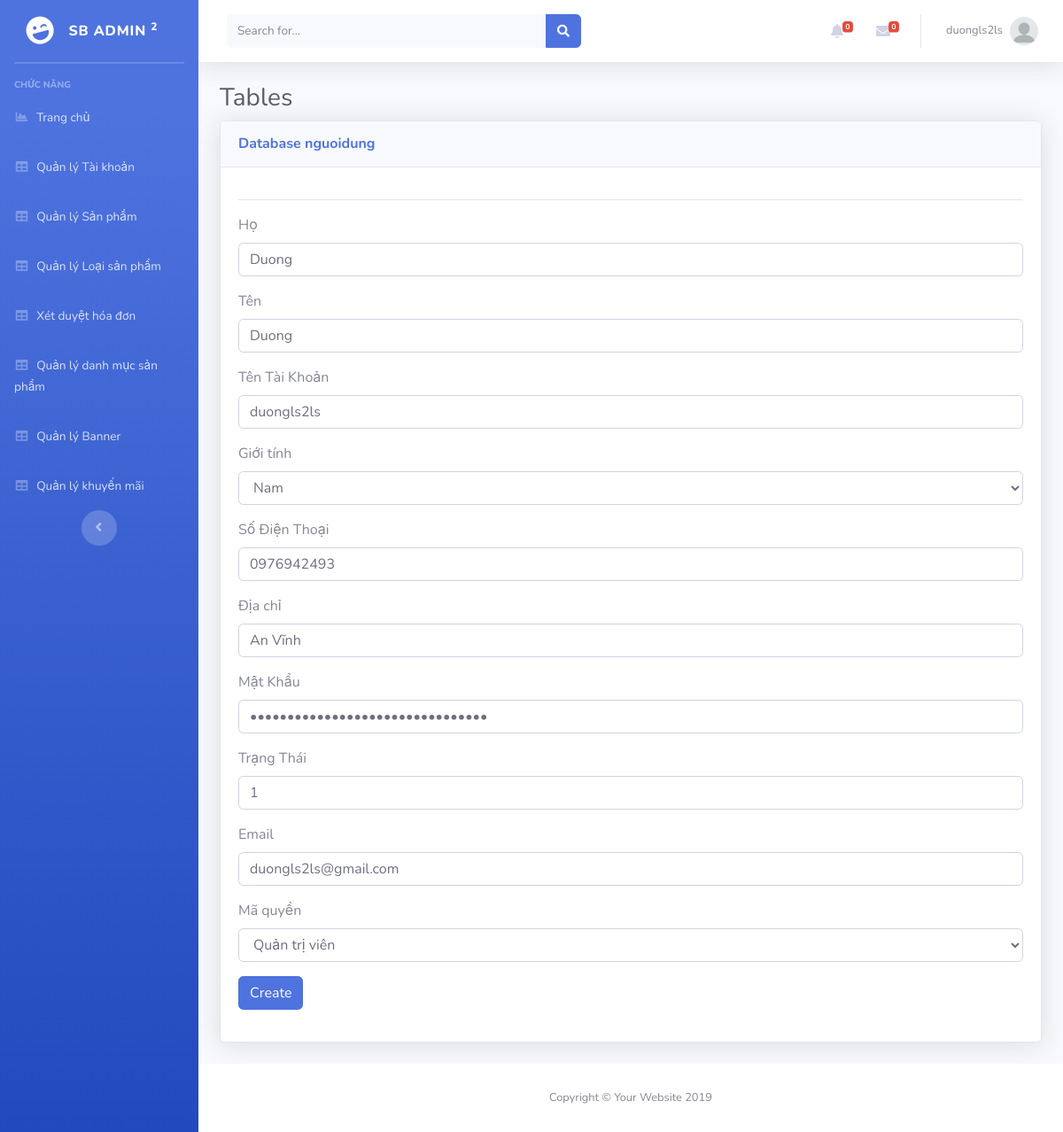
/Admin/index.php?mod=nguoidung&act=edit&id=1 (signed in), run on the app's committed database.
### tables this page shows
CREATE TABLE `nguoidung`  (
  `MaND` int(11) NOT NULL AUTO_INCREMENT,
  `Ho` varchar(20) NOT NULL,
  `Ten` varchar(20) NOT NULL,
  `GioiTinh` varchar(10) NOT NULL,
  `SDT` varchar(20) NULL DEFAULT NULL,
  `Email` varchar(50) NOT NULL,
  `DiaChi` varchar(200) NOT NULL,
  `TaiKhoan` varchar(100) NOT NULL,
  `MatKhau` varchar(100) NOT NULL,
  `MaQuyen` int(11) NOT NULL,
  `TrangThai` int(11) NOT NULL,
  PRIMARY KEY (`MaND`) USING BTREE,
  INDEX `MaQuyen`(`MaQuyen`) USING BTREE,
  CONSTRAINT `nguoidung_ibfk_1` FOREIGN KEY (`MaQuyen`) REFERENCES `phanquyen` (`MaQuyen`) ON DELETE RESTRICT ON UPDATE RESTRICT
);

### Admin/MVC/controllers/NguoiDungController.php (called while the page is built, shortened)
<?php
class NguoiDungController
{
    var $nguoidung_model;
    public function __construct()
    {
        $this->nguoidung_model = new nguoidung();
    }
    public function edit()
    {
        $id = isset($_GET['id']) ? $_GET['id'] : 1;
        $data = $this->nguoidung_model->find($id);
        require_once("MVC/Views/Admin/index.php");
    }
}

### Admin/MVC/Models/connection.php (called while the page is built, shortened)
<?php
    class Connection{
        function __construct()
        {
            $severname ="localhost";
            $username ="root";
            $password ="";
            $db_name ="shopphone";
            $this->conn = new mysqli($severname,$username,$password,$db_name);
        }
    }
?>

### Admin/MVC/Models/model.php (called while the page is built, shortened)
<?php
require_once("connection.php");
class Model
{
    var $conn;
    var $table;
    var $contens;
    function __construct()
    {
        $conn_obj = new Connection();
        $this->conn = $conn_obj->conn;
    }
    function find($id)
    {
        $query = "select * from $this->table where $this->contens =$id";
        return $this->conn->query($query)->fetch_assoc();
    }
}

### Admin/MVC/Views/nguoidung/edit.php (the view, shortened to what this page needs)
<hr>
<table class="table table-bordered" id="dataTable" width="100%" cellspacing="0">
    <form action="?mod=nguoidung&act=update" method="POST" role="form" enctype="multipart/form-data">
        <div class="form-group">
               <label for="">Họ</label>
               <input type="text" class="form-control" id="" placeholder="" name="Ho" value="<?= $data['Ho']?>">
           </div>
           <div class="form-group">
               <label for="">Tên</label>
               <input type="text" class="form-control" id="" placeholder="" name="Ten" value="<?= $data['Ten']?>">
           </div>
           <div class="form-group">
               <label for="">Tên Tài Khoản</label>
               <input type="text" class="form-control" id="" placeholder="" name="TaiKhoan" value="<?= $data['TaiKhoan']?>">
           </div>
           <div class="form-group">
               <label for="">Giới tính</label>
               <select id="" name="GioiTinh" class="form-control">
                    <option <?= ($data['GioiTinh'] == 'Nam')?'selected':''?> value="Nam"> Nam</option>
               </select>
           </div>
           <div class="form-group">
               <label for="">Số Điện Thoại</label>
               <input type="text" class="form-control" id="" placeholder="" name="SDT" value="<?= $data['SDT']?>">
           </div>
           <div class="form-group">
               <label for="">Địa chỉ</label>
               <input type="text" class="form-control" id="" placeholder="" name="DiaChi" value="<?= $data['DiaChi']?>">
           </div>
           <div class="form-group">
               <label for="">Mật Khẩu</label>
               <input type="Password" class="form-control" id="" placeholder="" name="MatKhau" value="<?= $data['MatKhau']?>">
           </div>
           <div class="form-group">
               <label for="">Trạng Thái</label>
               <input type="text" class="form-control" id="" placeholder="" name="TrangThai" value="<?= $data['TrangThai']?>">
           </div>
           <div class="form-group">
               <label for="">Email</label>
               <input type="Email" class="form-control" id="" placeholder="" name="Email" value="<?= $data['Email']?>">
           </div>
           <div class="form-group">
           <div class="form-group">
               <label for="">Mã quyền</label>
               <select id="" name="MaQuyen" class="form-control">
                    <option <?= ($data['MaQuyen'] == '2')?'selected':''?> value="2"> Quản trị viên</option>
               </select>
           </div>
           </div>
           <button type="submit" class="btn btn-primary">Create</button>
    </form>
</table>

### data on the page
nguoidung: Ho "Duong", Ten "Duong", TaiKhoan "duongls2ls", GioiTinh "Nam", SDT "0976942493", DiaChi "An Vĩnh", TrangThai "1", Email "duongls2ls@gmail.com", MaQuyen "Quản trị viên"

### other printed values
$_SESSION['admin']['TaiKhoan'] "duongls2ls"
$mod "nguoidung"
